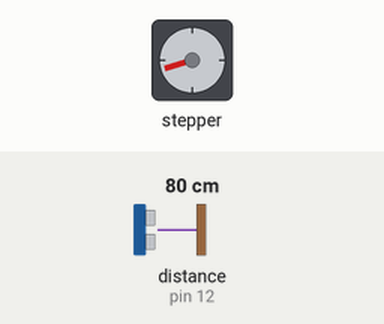
Bench run of a sketch on a simulated Arduino Uno, built with avr-gcc and run on an emulated ATmega328P. Parts: stepper motor. Wiring (inferred from the names in the program): ultrasonic range finder: trigger pin 13; echo pin 12. The inputs (shaded band) are chosen by the test bench; at power-on: distance to the obstacle (sensor on pin 12) 80 cm. The echo pulse lasts 58.3 µs per cm; stepper angles assume 360 steps per turn.

Above: at 1.29 s.
1.3 s: distance to the obstacle (sensor on pin 12) set to 33 cm
4.3 s: distance to the obstacle (sensor on pin 12) set to 28 cm
At 5.2 s:
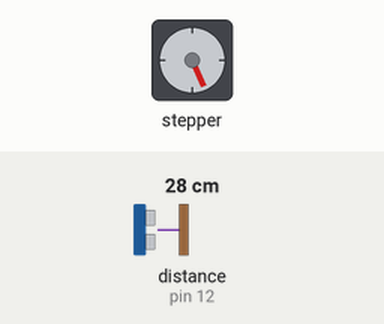
5.8 s: distance to the obstacle (sensor on pin 12) set to 250 cm
At 5.95 s:
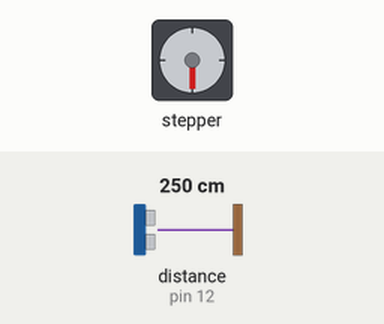
8.8 s: distance to the obstacle (sensor on pin 12) set to 2 cm
At 9.6 s:
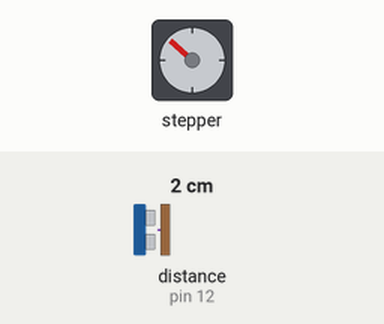
Timing chart, 0 to 11.3 s (numbered marks = the images above; inputs shaded):
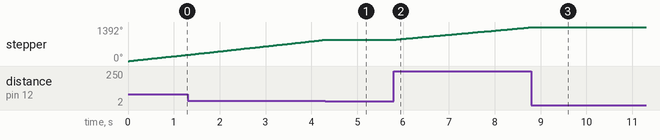

The sketch:

sensor_motor_wo_screen.ino
```cpp
/*
 * SETUP AND WIRING INSTRUCTIONS ARE INCLUDED IN THE SETUP.txt FILE
 * REVISED 2021/06/29
 */
#include <Stepper.h>

#define trigPin 13
#define echoPin 12

const int stepsPerRevolution = 360;

Stepper myStepper(stepsPerRevolution, 8, 9, 10, 11);

/*
 * Function to calculate the distance from the parameters of the sensor
 */
long calculate() {
  long duration, distance;
  digitalWrite(trigPin, LOW);
  delayMicroseconds(2);
  digitalWrite(trigPin, HIGH);
  delayMicroseconds(10);
  digitalWrite(trigPin, LOW);
  duration = pulseIn(echoPin, HIGH);
  distance = (duration/2) / 29.1;

  return distance;
}

/*
 * Makes a determination based on the user set max distance
 * if the object is in range
 */
bool detect(long distance, int maxdist) {
  bool detectobj = true;

  if ((distance > maxdist) || (distance >= 450 || distance <= 0)) {  // If the distance is outside the user's range OR the sensor's range
    detectobj = false; // no object has been detected
  }

  return detectobj;
}

/*
 * Function to setup the project, sets pinout and motor speed
 */
void setup() {
  myStepper.setSpeed(36);
  pinMode(trigPin, OUTPUT);
  pinMode(echoPin, INPUT);
}

/*
 * The main function that loops similar to a while loop as long as the Arduino has power
 */
void loop() {
  long distance; // the current distance the sensor finds
  bool detectobj = true; // if an object has been found

  // CONFIGURE THESE VARIABLES TO YOUR LIKING
  int maxdist = 30; // the maximum distance the sensor will detect an object (in cm, with a max of 450)
  int steps = 12; // number of steps the motor will take for every sensor check (out of 2048 for full rotation)

  distance = calculate(); // finds the distance to the nearest object

  detectobj = detect(distance, maxdist); // finds if there is an object within the set distance

  // if there is no object detected, spin the base of the catapult further
  if (!detectobj) {
    myStepper.step(steps);
  }
}
```

Measured:
- the behaviour switches between 31 and 30 cm on distance to the obstacle (sensor on pin 12) (found by bisection; images 0 and 1)
- after the input at 4.3 s, stepper: goes on until 4.3 s, then stays 876°
- after the input at 5.8 s, stepper: keeps turning clockwise at about 170°/s, starting at once
- after the input at 8.8 s, stepper: goes on until 8.8 s, then stays 1392°
